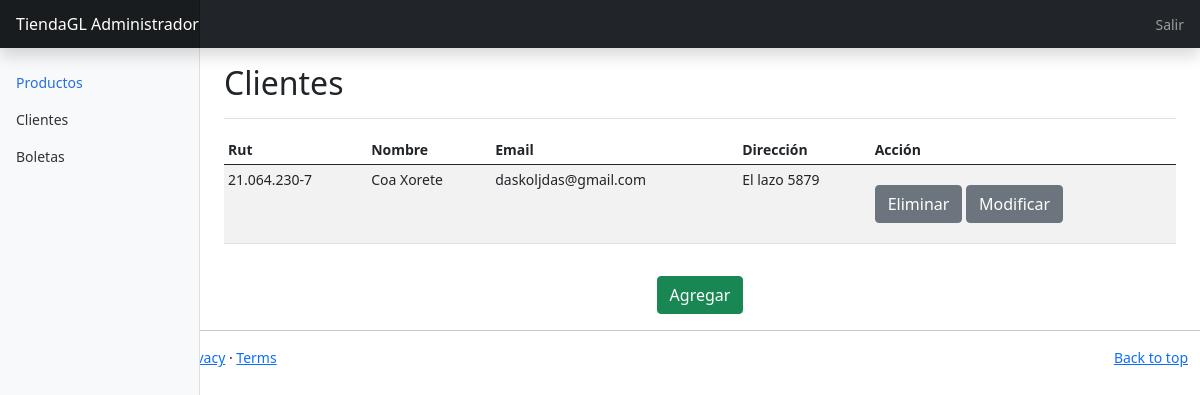
Before: /administrador/cliente with the older database file.
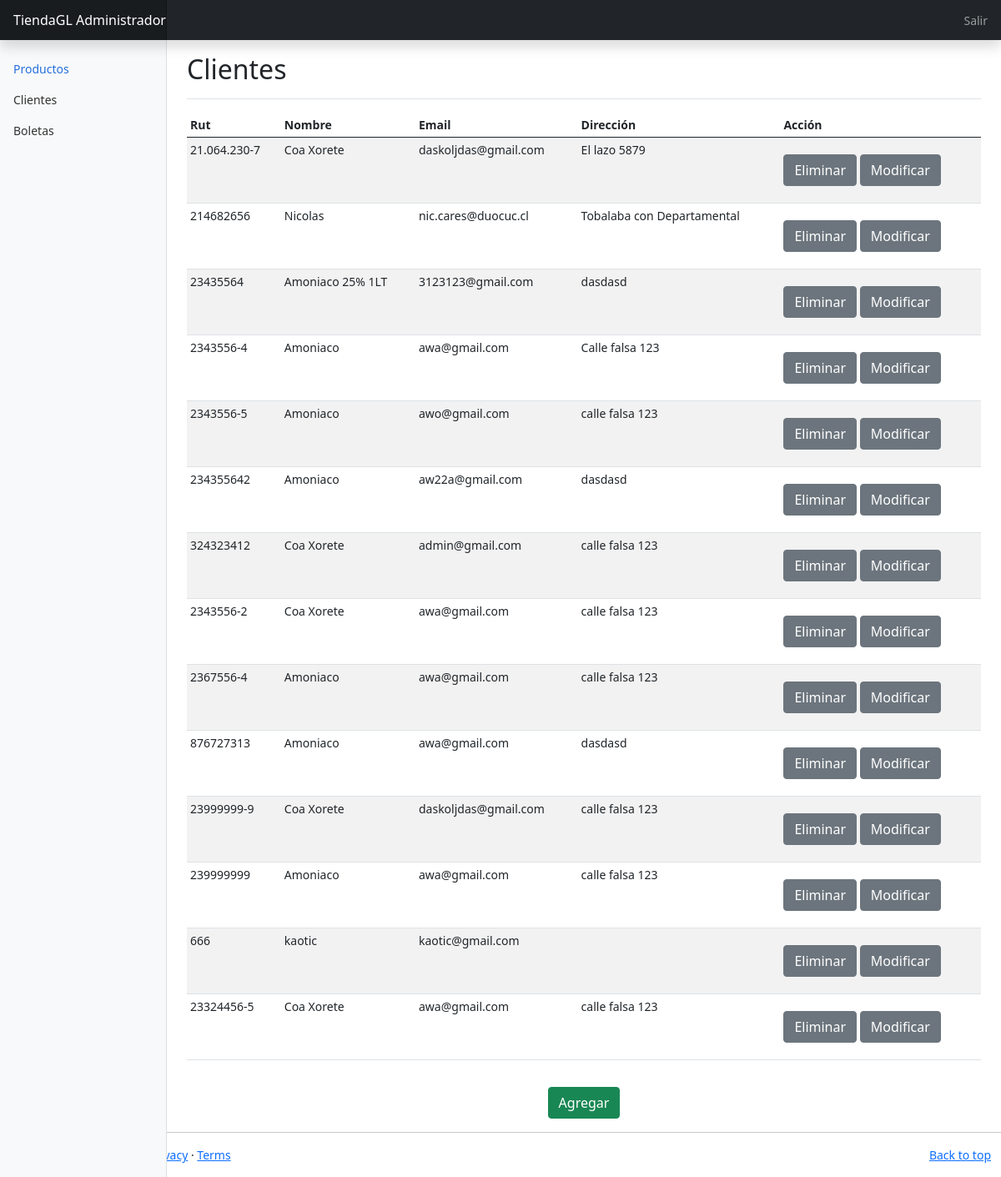
After: the same page with the newer database file.
### tiendaweb/models.py (models this page shows, shortened)
class Cliente(AbstractBaseUser, PermissionsMixin):
    rut = models.CharField(primary_key=True, max_length=9)
    nombre = models.CharField(max_length=200)
    email = models.CharField(max_length=100, default=" ")
    direccion = models.CharField(max_length=500)
    is_active = models.BooleanField(default=True)
    is_staff = models.BooleanField(default=False)
    groups = models.ManyToManyField(
        'auth.Group',
        related_name='cliente_set',
        blank=True,
        help_text='The groups this user belongs to.',
        verbose_name='groups',
    )
    user_permissions = models.ManyToManyField(
        'auth.Permission',
        related_name='cliente_permissions_set',
        blank=True,
        help_text='Specific permissions for this user.',
        verbose_name='user permissions',
    )
    objects = ClienteManager()
    USERNAME_FIELD = 'rut'
    REQUIRED_FIELDS = ['nombre', 'email']
    class Meta:
        db_table = 'tiendaweb_cliente'

### tiendaweb/views.py (the view)
# urls.py: path('administrador/cliente', views.acliente, name='acliente'),
def acliente(request):
    clientes=Cliente.objects.all()
    context = {"clientes":clientes}
    return render(request,'admincli.html',context)

### tiendaweb/templates/admincli.html
{%extends 'admin.html'%}
{%block content%}
<main class="col-md-9 ms-sm-auto col-lg-10 px-md-4">
    <div class="d-flex justify-content-between flex-wrap flex-md-nowrap align-items-center pt-3 pb-2 mb-3 border-bottom">
      <h1 class="h2">Clientes</h1>
    </div>
    <div class="table-responsive">
      <table class="table table-striped table-sm">
        <thead>
          <tr>
            <th scope="col">Rut</th>
            <th scope="col">Nombre</th>
            <th scope="col">Email</th>
            <th scope="col">Dirección</th>
            <th scope="col">Acción</th>
          </tr>
        </thead>
        <tbody>
          {% for cliente in clientes %}
          <tr>
            <td>{{ cliente.rut }}</td>
            <td>{{ cliente.nombre }}</td>
            <td>{{ cliente.email }}</td>
            <td>{{ cliente.direccion }}</td>
            <td>
            <a class="btn btn-secondary mt-3 mb-3" href="{%url 'eliminar_cliente' cliente.rut%}">Eliminar</a>
            <a class="btn btn-secondary mt-3 mb-3" href="{%url 'modificar_cliente' cliente.rut%}">Modificar</a>
            </td>
          </tr>
          {%endfor%}
        </tbody>
      </table>
      <div class="d-flex flex-wrap justify-content-center align-items-center" >
          <a class="btn btn-success mt-3 mb-3" id="btn-agregar" href="{%url 'addcliente'%}">Agregar</a>
      </div>
    </div>
  </main>
{%endblock%}

Changed rows visible on the page:
added Cliente: rut "214682656", nombre "Nicolas", email "nic.cares@duocuc.cl", direccion "Tobalaba con Departamental"
added Cliente: rut "23435564", nombre "Amoniaco 25% 1LT", email "3123123@gmail.com", direccion "dasdasd"
added Cliente: rut "2343556-4", nombre "Amoniaco", email "awa@gmail.com", direccion "Calle falsa 123"
added Cliente: rut "2343556-5", nombre "Amoniaco", email "awo@gmail.com", direccion "calle falsa 123"
added Cliente: rut "234355642", nombre "Amoniaco", email "aw22a@gmail.com", direccion "dasdasd"
added Cliente: rut "324323412", nombre "Coa Xorete", email "admin@gmail.com", direccion "calle falsa 123"
added Cliente: rut "2343556-2", nombre "Coa Xorete", email "awa@gmail.com", direccion "calle falsa 123"
added Cliente: rut "2367556-4", nombre "Amoniaco", email "awa@gmail.com", direccion "calle falsa 123"
added Cliente: rut "876727313", nombre "Amoniaco", email "awa@gmail.com", direccion "dasdasd"
added Cliente: rut "23999999-9", nombre "Coa Xorete", email "daskoljdas@gmail.com", direccion "calle falsa 123"
added Cliente: rut "239999999", nombre "Amoniaco", email "awa@gmail.com", direccion "calle falsa 123"
added Cliente: rut "666", nombre "kaotic", email "kaotic@gmail.com"
added Cliente: rut "23324456-5", nombre "Coa Xorete", email "awa@gmail.com", direccion "calle falsa 123"
